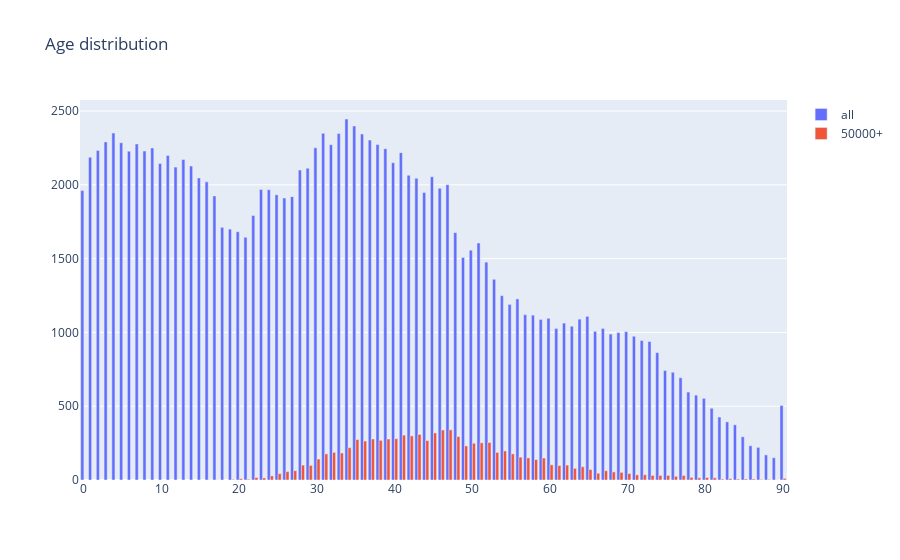

Notebook code cell kept with this figure:
### Code cell
fig = go.Figure()
ds = train_data['age'].value_counts().reset_index()
ds.columns = [
    'age', 
    'count'
]

fig.add_trace(
    go.Bar(
        name='all',
        x=ds['age'], 
        y=ds['count'], 
    ))
ds = train_data[train_data['total_person_income'] == ' 50000+.']['age'].value_counts().reset_index()
ds.columns = [
    'age', 
    'count'
]

fig.add_trace(
    go.Bar(
        name='50000+',
        x=ds['age'], 
        y=ds['count'], 
    ))
fig.update_layout(title='Age distribution')
fig.show()

### Figure 1 — Plotly figure (JSON) as saved in the notebook; plotly's stock layout.template omitted (floating-point values rounded to 4 significant figures)
{"data": [{"name": "all", "type": "bar", "x": [34, 35, 4, 31, 33, 36, 37, 3, 5, 7, 38, 32, 30, 9, 39, 2, 8, 6, 41, 11, 1, 13, 40, 10, 14, 12, 29, 28, 42, 45, 15, 43, 16, 47, 46, 23, 24, 0, 44, 25, 17, 27, 26, 22, 18, 19, 20, 48, 21, 51, 50, 49, 52, 53, 54, 56, 55, 57, 58, 65, 60, 64, 59, 62, 63, 61, 67, 66, 70, 69, 68, 71, 72, 73, 74, 75, 76, 77, 78, 79, 80, 90, 81, 82, 83, 84, 85, 86, 87, 88, 89], "y": [2446, 2399, 2351, 2349, 2347, 2344, 2303, 2291, 2285, 2277, 2273, 2272, 2251, 2250, 2245, 2233, 2229, 2228, 2218, 2199, 2187, 2172, 2150, 2144, 2127, 2120, 2113, 2100, 2065, 2055, 2047, 2045, 2020, 2001, 1976, 1968, 1967, 1961, 1948, 1933, 1925, 1920, 1911, 1792, 1712, 1700, 1682, 1676, 1645, 1606, 1557, 1508, 1476, 1360, 1249, 1227, 1190, 1120, 1117, 1109, 1096, 1090, 1088, 1063, 1042, 1027, 1027, 1007, 1005, 999, 989, 974, 945, 938, 863, 742, 730, 693, 596, 575, 553, 505, 486, 427, 394, 374, 293, 232, 221, 170, 151]}, {"name": "50000+", "type": "bar", "x": [47, 46, 45, 43, 41, 42, 48, 40, 37, 39, 35, 38, 44, 36, 52, 51, 50, 49, 34, 54, 53, 32, 33, 31, 55, 56, 57, 59, 30, 58, 60, 62, 28, 29, 61, 64, 63, 65, 67, 27, 26, 68, 69, 66, 70, 25, 72, 71, 74, 77, 73, 75, 24, 76, 78, 80, 22, 79, 81, 23, 90, 83, 20, 86, 85, 82, 84, 21, 87, 88, 19, 17, 89, 16], "y": [340, 339, 319, 309, 304, 299, 294, 280, 278, 278, 274, 269, 267, 264, 254, 252, 249, 231, 219, 197, 187, 187, 183, 177, 177, 155, 150, 149, 142, 138, 103, 101, 101, 99, 98, 90, 79, 71, 63, 63, 57, 55, 52, 46, 44, 43, 36, 35, 31, 31, 31, 31, 28, 25, 18, 17, 17, 15, 15, 14, 11, 9, 9, 7, 7, 6, 6, 5, 4, 4, 4, 1, 1, 1]}], "layout": {"title": {"text": "Age distribution"}}}
